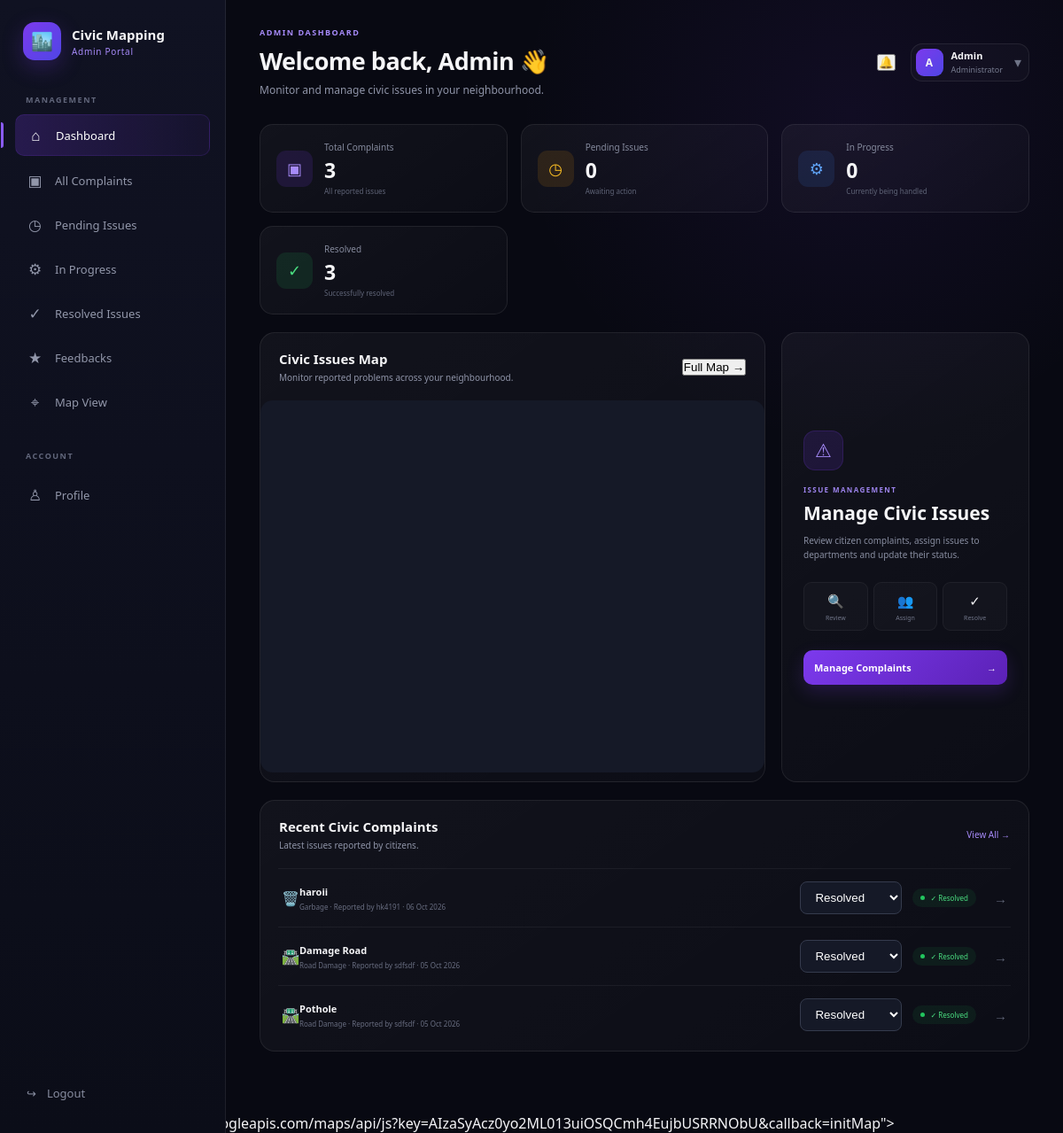
Page /admin-dashboard/ (signed in) on the committed database.
### reports/models.py (models this page shows, shortened)
class Complaint(models.Model):
    CATEGORY_CHOICES = [
        ('road', 'Road Damage'),
        ('streetlight', 'Street Light'),
        ('garbage', 'Garbage'),
        ('water', 'Water Problem'),
        ('drainage', 'Drainage'),
        ('other', 'Other'),
    ]
    STATUS_CHOICES = [
        ('pending', 'Pending'),
        ('in_progress', 'In Progress'),
        ('resolved', 'Resolved'),
    ]
    user = models.ForeignKey(
        User,
        on_delete=models.CASCADE
    )
    title = models.CharField(max_length=200)
    category = models.CharField(
        max_length=30,
        choices=CATEGORY_CHOICES
    )
    description = models.TextField()
    latitude = models.FloatField(
        blank=True,
        null=True
    )
    longitude = models.FloatField(
        blank=True,
        null=True
    )
    address = models.CharField(
        max_length=300,
        blank=True,
        null=True
    )
    status = models.CharField(
        max_length=20,
        choices=STATUS_CHOICES,
        default='pending'
    )
    created_at = models.DateTimeField(
        auto_now_add=True
    )
    updated_at = models.DateTimeField(
        auto_now=True
    )

### reports/views.py (the view)
@login_required(login_url="/admin-login/")
def admin_dashboard(request):
    filter_status = request.GET.get("status")
    complaints = Complaint.objects.select_related(
    "user"
).prefetch_related(
    "photos"
).all().order_by("-created_at")
    if filter_status in [
        "pending",
        "in_progress",
        "resolved"
    ]:
        complaints = complaints.filter(
            status=filter_status
        )
    total_complaints = Complaint.objects.count()
    pending = Complaint.objects.filter(
        status="pending"
    ).count()
    in_progress = Complaint.objects.filter(
        status="in_progress"
    ).count()
    resolved = Complaint.objects.filter(
        status="resolved"
    ).count()
    map_complaints = list(
        Complaint.objects.exclude(
            latitude__isnull=True
        ).exclude(
            longitude__isnull=True
        ).values(
            "id",
            "title",
            "category",
            "description",
            "status",
            "latitude",
            "longitude"
        )
    )
    return render(request, "admin_dashboard.html", {
        "complaints": complaints,
        "total_complaints": total_complaints,
        "pending": pending,
        "in_progress": in_progress,
        "resolved": resolved,
        "map_complaints": map_complaints,
        "filter_status": filter_status,
    })

### templates/admin_dashboard.html (shortened to what this page needs)
{% load static %}
<!DOCTYPE html>
<html lang="en">
<head>
    <link rel="stylesheet" href="{% static 'css/dashboard.css' %}">
</head>
<body>
<div class="dashboard">
    <aside class="sidebar">
        <div class="brand">
            <div class="brand-icon">
                🏙️
            </div>
            <div>
                <h2>Civic Mapping</h2>
                <span>Admin Portal</span>
            </div>
        </div>
        <div class="menu-title">
    MANAGEMENT
</div>
<nav class="sidebar-menu">
    <a href="{% url 'admin_dashboard' %}"
       class="menu-item active">
        <span class="menu-icon">⌂</span>
        <span>Dashboard</span>
    </a>
    <a href="{% url 'all_complaints' %}" class="menu-item">
    <span class="menu-icon">▣</span>
    <span>All Complaints</span>
</a>
    <a href="{% url 'admin_dashboard' %}?status=pending"
       class="menu-item">
        <span class="menu-icon">◷</span>
        <span>Pending Issues</span>
    </a>
    <a href="{% url 'admin_dashboard' %}?status=in_progress"
       class="menu-item">
        <span class="menu-icon">⚙</span>
        <span>In Progress</span>
    </a>
    <a href="{% url 'admin_dashboard' %}?status=resolved"
       class="menu-item">
        <span class="menu-icon">✓</span>
        <span>Resolved Issues</span>
    </a>
    <a href="{% url 'admin_feedback' %}" class="menu-item">
    <span class="menu-icon">★</span>
    <span>Feedbacks</span>
</a>
    <a href="{% url 'admin_dashboard' %}#neighbourhoodMap"
       class="menu-item">
        <span class="menu-icon">⌖</span>
        <span>Map View</span>
    </a>
    <div class="menu-title second-title">
        ACCOUNT
    </div>
    <a href="{% url 'admin_profile' %}"
       class="menu-item">
        <span class="menu-icon">♙</span>
        <span>Profile</span>
    </a>
</nav>
<div class="sidebar-bottom">
    <a href="{% url 'logout' %}" class="logout">
        <span>↪</span>
        <span>Logout</span>
    </a>
</div>
    </aside>
    <main class="main-content">
        <header class="topbar">
            <div class="welcome">
                <p class="small-heading">
                    ADMIN DASHBOARD
                </p>
                <h1>
                    Welcome back, Admin 👋
                </h1>
                <p>
                    Monitor and manage civic issues in your neighbourhood.
                </p>
            </div>
            <div class="topbar-right">
                <button class="notification-btn">
                    🔔
                </button>
                <div class="user-profile">
                    <div class="avatar">
                        A
                    </div>
                    <div class="user-info">
                        <strong>
                            Admin
                        </strong>
                        <span>
                            Administrator
                        </span>
                    </div>
                    <span class="profile-arrow">
                        ▾
                    </span>
                </div>
            </div>
        </header>
        <section class="stats-grid">
    <div class="stat-card">
        <div class="stat-icon purple">
            ▣
        </div>
        <div class="stat-content">
            <span>
                Total Complaints
            </span>
            <strong>
                {{ total_complaints }}
            </strong>
            <small>
                All reported issues
            </small>
        </div>
    </div>
    <div class="stat-card">
        <div class="stat-icon orange">
            ◷
        </div>
        <div class="stat-content">
            <span>
                Pending Issues
            </span>
            <strong>
                {{ pending }}
            </strong>
            <small>
                Awaiting action
            </small>
        </div>
    </div>
    <div class="stat-card">
        <div class="stat-icon blue">
            ⚙
        </div>
        <div class="stat-content">
            <span>
                In Progress
            </span>
            <strong>
                {{ in_progress }}
            </strong>
            <small>
                Currently being handled
            </small>
        </div>
    </div>
    <div class="stat-card">
        <div class="stat-icon green">
            ✓
        </div>
        <div class="stat-content">
            <span>
                Resolved
            </span>
            <strong>
                {{ resolved }}
            </strong>
            <small>
                Successfully resolved
            </small>
        </div>
    </div>
</section>
        <section class="main-grid">
            <div class="map-card">
                <div class="card-header">
                    <div>
                        <h2>
                            Civic Issues Map
                        </h2>
                        <p>
                            Monitor reported problems across your neighbourhood.
                        </p>
                    </div>
                    <button class="view-map-btn">
                        Full Map →
                    </button>
                </div>
                <div class="map-area">
                    <div id="neighbourhoodMap"></div>
                </div>
            </div>
            <div class="report-card">
                <div class="report-icon">
                    ⚠
                </div>
                <span class="report-label">
                    ISSUE MANAGEMENT
                </span>
                <h2>
                    Manage Civic Issues
                </h2>
                <p>
                    Review citizen complaints, assign issues to
                    departments and update their status.
                </p>
                <div class="report-features">
                    <div>
                        <span>
                            🔍
                        </span>
                        <p>
                            Review
                        </p>
                    </div>
                    <div>
                        <span>
                            👥
                        </span>
                        <p>
                            Assign
                        </p>
                    </div>
                    <div>
                        <span>
                            ✓
                        </span>
                        <p>
                            Resolve
                        </p>
                    </div>
                </div>
                <a href="{% url 'manage_complaints' %}" class="report-btn">
    Manage Complaints
    <span>→</span>
</a>
            </div>
        </section>
        <section class="complaints-card">
            <div class="card-header">
                <div>
                    <h2>
                        Recent Civic Complaints
                    </h2>
                    <p>
                        Latest issues reported by citizens.
                    </p>
                </div>
                <a href="#">
                    View All →
                </a>
            </div>
            <div class="complaints-list">
    {% for complaint in complaints %}
    <div class="complaint-row">
        <div class="complaint-main">
            <div class="complaint-icon road">
                {% if complaint.category == "road" %}
                    🛣️
                {% elif complaint.category == "streetlight" %}
                    💡
                {% elif complaint.category == "garbage" %}
                    🗑️
                {% elif complaint.category == "water" %}
                    💧
                {% elif complaint.category == "drainage" %}
                    🌊
                {% else %}
                    ⚠️
                {% endif %}
            </div>
            <div>
                <strong>
                    {{ complaint.title }}
                </strong>
                <span>
                    {{ complaint.get_category_display }}
                    · Reported by {{ complaint.user.username }}
                    · {{ complaint.created_at|date:"d M Y" }}
                </span>
            </div>
        </div>
        <form method="POST"
              action="{% url 'update_complaint_status' complaint.id %}"
              class="status-form">
            <select name="status"
                    onchange="this.form.submit()">
                <option value="resolved"
                    {% if complaint.status == "resolved" %}selected{% endif %}>
                    Resolved
                </option>
            </select>
        </form>
        <div class="complaint-status
            {% if complaint.status == 'resolved' %}
                resolved
            {% elif complaint.status == 'in_progress' %}
                progress
            {% else %}
                reported
            {% endif %}">
            <i></i>
            {% if complaint.status == "resolved" %}
                ✓ Resolved
            {% elif complaint.status == "in_progress" %}
                ↻ In Progress
            {% else %}
                ⏳ Pending
            {% endif %}
        </div>
        <div class="complaint-arrow">
            →
        </div>
    </div>
    {% endfor %}
</div>
        </section>
    </main>
</div>
    async
    defer
    src="https://maps.googleapis.com/maps/api/js?key=AIzaSyAcz0yo2ML013uiOSQCmh4EujbUSRRNObU&callback=initMap">
</body>
</html>

### templates/admin_dashboard.html (style rules this page uses)
#neighbourhoodMap { width: 100%; height: 420px; border-radius: 14px; overflow: hidden; }
.map-area { width: 100%; height: 420px; overflow: hidden; border-radius: 14px; }

### rows in the picture
Complaint: title "haroii", category "Garbage", user.username "hk4191", created_at "06 Oct 2026", status "Resolved", shows "✓ Resolved"
Complaint: title "Damage Road", category "Road Damage", user.username "sdfsdf", created_at "05 Oct 2026", status "Resolved", shows "✓ Resolved"
Complaint: title "Pothole", category "Road Damage", user.username "sdfsdf", created_at "05 Oct 2026", status "Resolved", shows "✓ Resolved"

### other values in the picture
{{ total_complaints }} "3"
{{ pending }} "0"
{{ in_progress }} "0"
{{ resolved }} "3"
